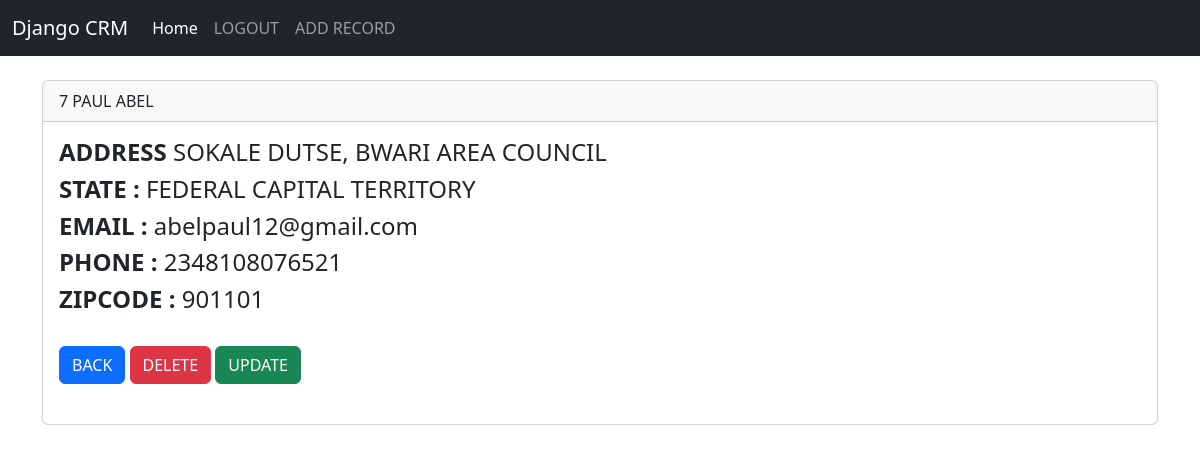
Page /record/7 (signed in) on the committed database.
### crmapp/models.py (models this page shows, shortened)
class Record(models.Model):
    created_at=models.DateTimeField(auto_now_add=True)
    firstname=models.CharField(max_length=200)
    lastname=models.CharField(max_length=200)
    address=models.CharField(max_length=200)
    state=models.CharField(max_length=200)
    email=models.EmailField()
    phone=models.IntegerField()
    zipcode=models.IntegerField()

### crmapp/views.py (the view)
# urls.py: path("record/<int:pk>", customer_record, name='record' ),
def customer_record(request,pk):
    if request.user.is_authenticated:
        cust_record= Record.objects.get(id=pk)
        return render(request,'detail.html',{'data':cust_record})
    else:
         messages.success(request,"kpele you need to login first")
         return redirect('home')

### template/detail.html
{%include 'base.html'%}
{% block content%}
<div class="container">
<div class="card">
    <div class="card-header">
        {{data.id}}
        {{data.firstname}}
{{data.lastname}}
    </div>
    <div class="card-body">
        <h4 class="card-title">
<strong>ADDRESS</strong>
            {{data.address}}
            </h4>
            <h4 class="card-title">
                <strong>STATE :</strong>
                {{data.state}}
            </h4>
            <h4 class="card-title">
                <strong>EMAIL :</strong>
                {{data.email}}
            </h4>
            <h4 class="card-title">
                <strong>PHONE :</strong>
                {{data.phone}}
            </h4>
            <h4 class="card-title">
                <strong>ZIPCODE :</strong>
                {{data.zipcode}}
            </h4>
            <a href="{% url 'home'%}" class="btn btn-primary my-4">BACK</a>
            <a href="{% url 'delete' data.id%}" class="btn btn-danger my-4">DELETE</a>
            <a href="{% url 'update' data.id%}" class="btn btn-success my-4">UPDATE</a>
        </div>
  </div>
</div>
{%endblock content%}

### rows in the picture
Record: id "7", firstname "PAUL", lastname "ABEL", address "SOKALE DUTSE, BWARI AREA COUNCIL", state "FEDERAL CAPITAL TERRITORY", email "abelpaul12@gmail.com", phone "2348108076521", zipcode "901101"
